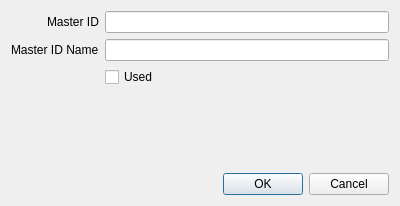
<?xml version="1.0" encoding="UTF-8"?>
<ui version="4.0">
 <class>MasterIdDialog</class>
 <widget class="QDialog" name="MasterIdDialog">
  <property name="geometry">
   <rect>
    <x>0</x>
    <y>0</y>
    <width>400</width>
    <height>206</height>
   </rect>
  </property>
  <property name="windowTitle">
   <string>Dialog</string>
  </property>
  <layout class="QVBoxLayout" name="verticalLayout">
   <item>
    <layout class="QFormLayout" name="formLayout">
     <property name="labelAlignment">
      <set>Qt::AlignmentFlag::AlignRight|Qt::AlignmentFlag::AlignTrailing|Qt::AlignmentFlag::AlignVCenter</set>
     </property>
     <item row="0" column="0">
      <widget class="QLabel" name="label">
       <property name="text">
        <string>Master ID</string>
       </property>
      </widget>
     </item>
     <item row="1" column="0">
      <widget class="QLabel" name="label_2">
       <property name="text">
        <string>Master ID Name</string>
       </property>
      </widget>
     </item>
     <item row="0" column="1">
      <widget class="QLineEdit" name="masterIdTxt">
       <property name="alignment">
        <set>Qt::AlignmentFlag::AlignCenter</set>
       </property>
      </widget>
     </item>
     <item row="1" column="1">
      <widget class="QLineEdit" name="masterIdNameTxt">
       <property name="maxLength">
        <number>16</number>
       </property>
       <property name="alignment">
        <set>Qt::AlignmentFlag::AlignCenter</set>
       </property>
      </widget>
     </item>
     <item row="2" column="1">
      <widget class="QCheckBox" name="usedChbx">
       <property name="text">
        <string>Used</string>
       </property>
      </widget>
     </item>
    </layout>
   </item>
   <item>
    <spacer name="verticalSpacer">
     <property name="orientation">
      <enum>Qt::Orientation::Vertical</enum>
     </property>
     <property name="sizeHint" stdset="0">
      <size>
       <width>20</width>
       <height>40</height>
      </size>
     </property>
    </spacer>
   </item>
   <item>
    <widget class="QDialogButtonBox" name="buttonBox">
     <property name="orientation">
      <enum>Qt::Orientation::Horizontal</enum>
     </property>
     <property name="standardButtons">
      <set>QDialogButtonBox::StandardButton::Cancel|QDialogButtonBox::StandardButton::Ok</set>
     </property>
    </widget>
   </item>
  </layout>
 </widget>
 <resources/>
 <connections>
  <connection>
   <sender>buttonBox</sender>
   <signal>accepted()</signal>
   <receiver>MasterIdDialog</receiver>
   <slot>accept()</slot>
   <hints>
    <hint type="sourcelabel">
     <x>248</x>
     <y>254</y>
    </hint>
    <hint type="destinationlabel">
     <x>157</x>
     <y>274</y>
    </hint>
   </hints>
  </connection>
  <connection>
   <sender>buttonBox</sender>
   <signal>rejected()</signal>
   <receiver>MasterIdDialog</receiver>
   <slot>reject()</slot>
   <hints>
    <hint type="sourcelabel">
     <x>316</x>
     <y>260</y>
    </hint>
    <hint type="destinationlabel">
     <x>286</x>
     <y>274</y>
    </hint>
   </hints>
  </connection>
 </connections>
</ui>
